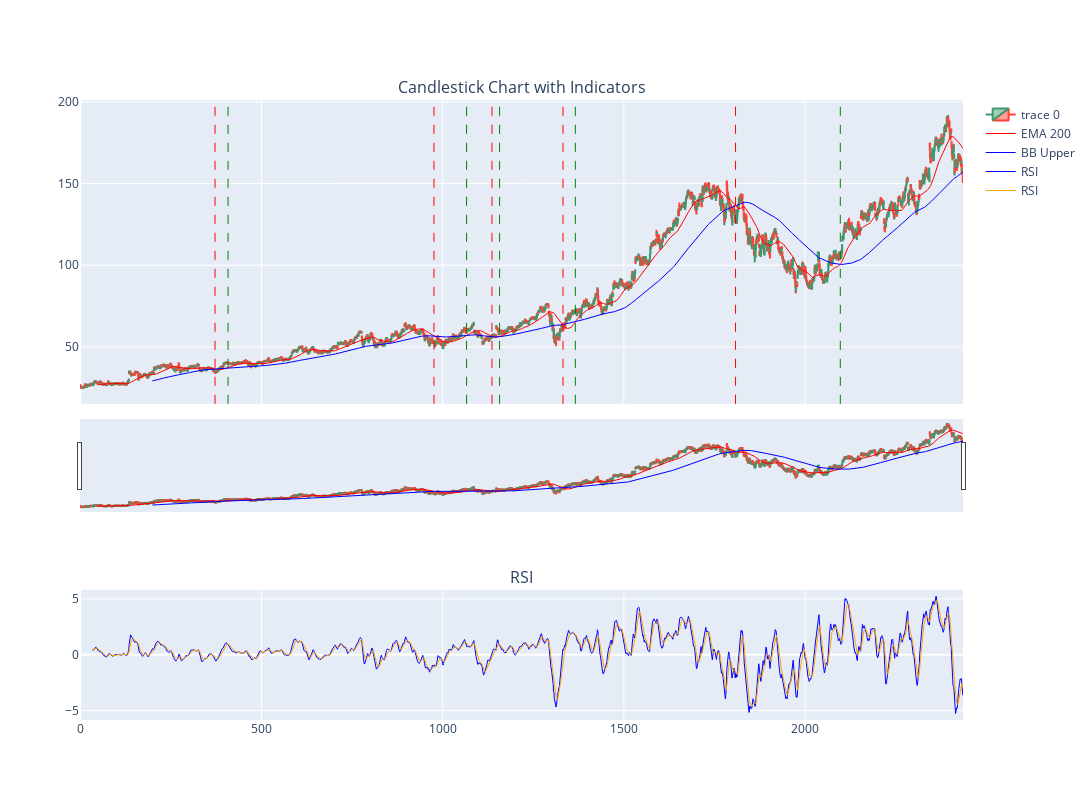

The notebook cell this image was saved under:
### Code cell
# find_buys()
df = import_data('GOOGL', '2015-01-01')
print_candles(df)

### Figure 1 — Plotly figure (JSON) as saved in the notebook; plotly's stock layout.template omitted (floating-point values rounded to 4 significant figures; data arrays with more than 128 entries replaced by an {"elided": "..."} marker saying what was removed)
{"data": [{"close": {"elided": "2436 float values"}, "high": {"elided": "2436 float values"}, "low": {"elided": "2436 float values"}, "open": {"elided": "2436 float values"}, "type": "candlestick", "x": {"elided": "2436 int values"}, "xaxis": "x", "yaxis": "y"}, {"line": {"color": "red", "width": 1}, "name": "EMA 200", "type": "scatter", "x": {"elided": "2436 int values"}, "xaxis": "x", "y": {"elided": "2436 float values"}, "yaxis": "y"}, {"line": {"color": "blue", "width": 1}, "name": "BB Upper", "type": "scatter", "x": {"elided": "2436 int values"}, "xaxis": "x", "y": {"elided": "2436 float values"}, "yaxis": "y"}, {"line": {"color": "blue", "width": 1}, "name": "RSI", "type": "scatter", "x": {"elided": "2436 int values"}, "xaxis": "x2", "y": {"elided": "2436 float values"}, "yaxis": "y2"}, {"line": {"color": "orange", "width": 1}, "name": "RSI", "type": "scatter", "x": {"elided": "2436 int values"}, "xaxis": "x2", "y": {"elided": "2436 float values"}, "yaxis": "y2"}], "layout": {"annotations": [{"font": {"size": 16}, "showarrow": false, "text": "Candlestick Chart with Indicators", "x": 0.5, "xanchor": "center", "xref": "paper", "y": 1, "yanchor": "bottom", "yref": "paper"}, {"font": {"size": 16}, "showarrow": false, "text": "RSI", "x": 0.5, "xanchor": "center", "xref": "paper", "y": 0.21, "yanchor": "bottom", "yref": "paper"}], "height": 800, "shapes": [{"line": {"color": "green", "dash": "dash", "width": 1}, "type": "line", "x0": 408, "x1": 408, "xref": "x", "y0": 0, "y1": 1, "yref": "y domain"}, {"line": {"color": "green", "dash": "dash", "width": 1}, "type": "line", "x0": 1066, "x1": 1066, "xref": "x", "y0": 0, "y1": 1, "yref": "y domain"}, {"line": {"color": "green", "dash": "dash", "width": 1}, "type": "line", "x0": 1157, "x1": 1157, "xref": "x", "y0": 0, "y1": 1, "yref": "y domain"}, {"line": {"color": "green", "dash": "dash", "width": 1}, "type": "line", "x0": 1366, "x1": 1366, "xref": "x", "y0": 0, "y1": 1, "yref": "y domain"}, {"line": {"color": "green", "dash": "dash", "width": 1}, "type": "line", "x0": 2097, "x1": 2097, "xref": "x", "y0": 0, "y1": 1, "yref": "y domain"}, {"line": {"color": "red", "dash": "dash", "width": 1}, "type": "line", "x0": 372, "x1": 372, "xref": "x", "y0": 0, "y1": 1, "yref": "y domain"}, {"line": {"color": "red", "dash": "dash", "width": 1}, "type": "line", "x0": 976, "x1": 976, "xref": "x", "y0": 0, "y1": 1, "yref": "y domain"}, {"line": {"color": "red", "dash": "dash", "width": 1}, "type": "line", "x0": 1136, "x1": 1136, "xref": "x", "y0": 0, "y1": 1, "yref": "y domain"}, {"line": {"color": "red", "dash": "dash", "width": 1}, "type": "line", "x0": 1332, "x1": 1332, "xref": "x", "y0": 0, "y1": 1, "yref": "y domain"}, {"line": {"color": "red", "dash": "dash", "width": 1}, "type": "line", "x0": 1808, "x1": 1808, "xref": "x", "y0": 0, "y1": 1, "yref": "y domain"}], "width": 1200, "xaxis": {"anchor": "y", "domain": [0, 1], "matches": "x2", "showticklabels": false}, "xaxis2": {"anchor": "y2", "domain": [0, 1]}, "yaxis": {"anchor": "x", "domain": [0.51, 1]}, "yaxis2": {"anchor": "x2", "domain": [0, 0.21]}}}
